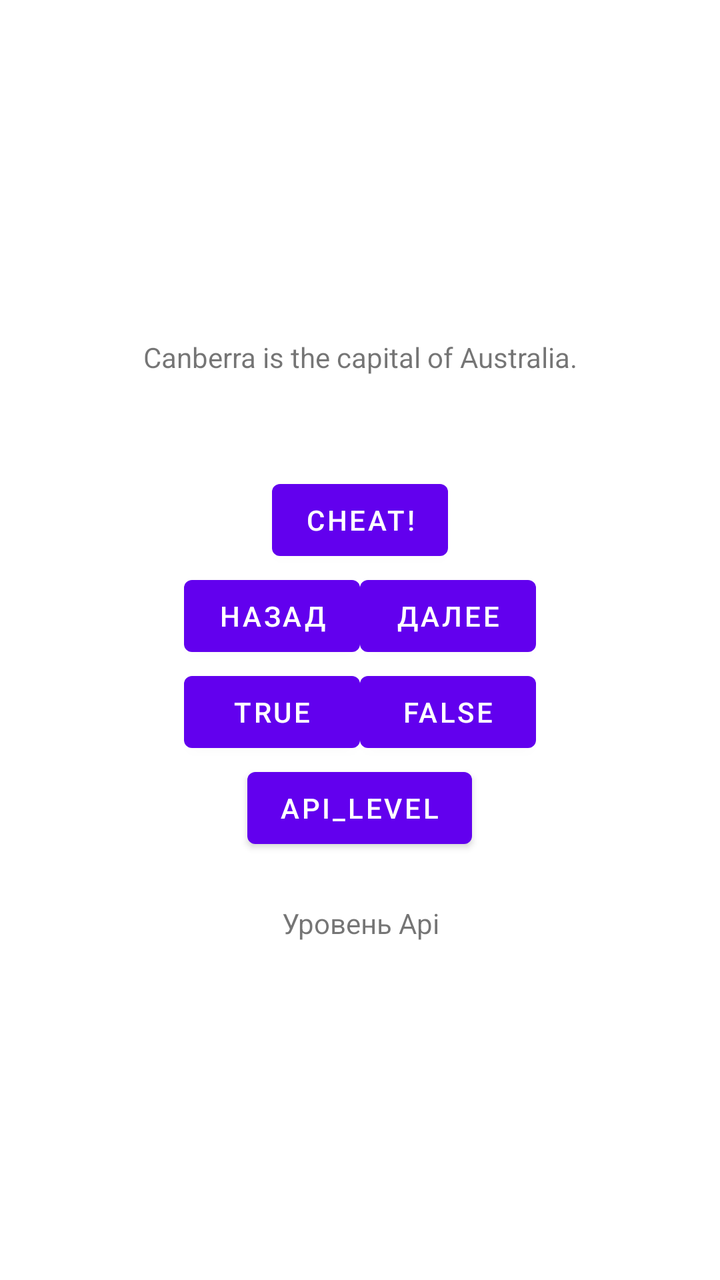
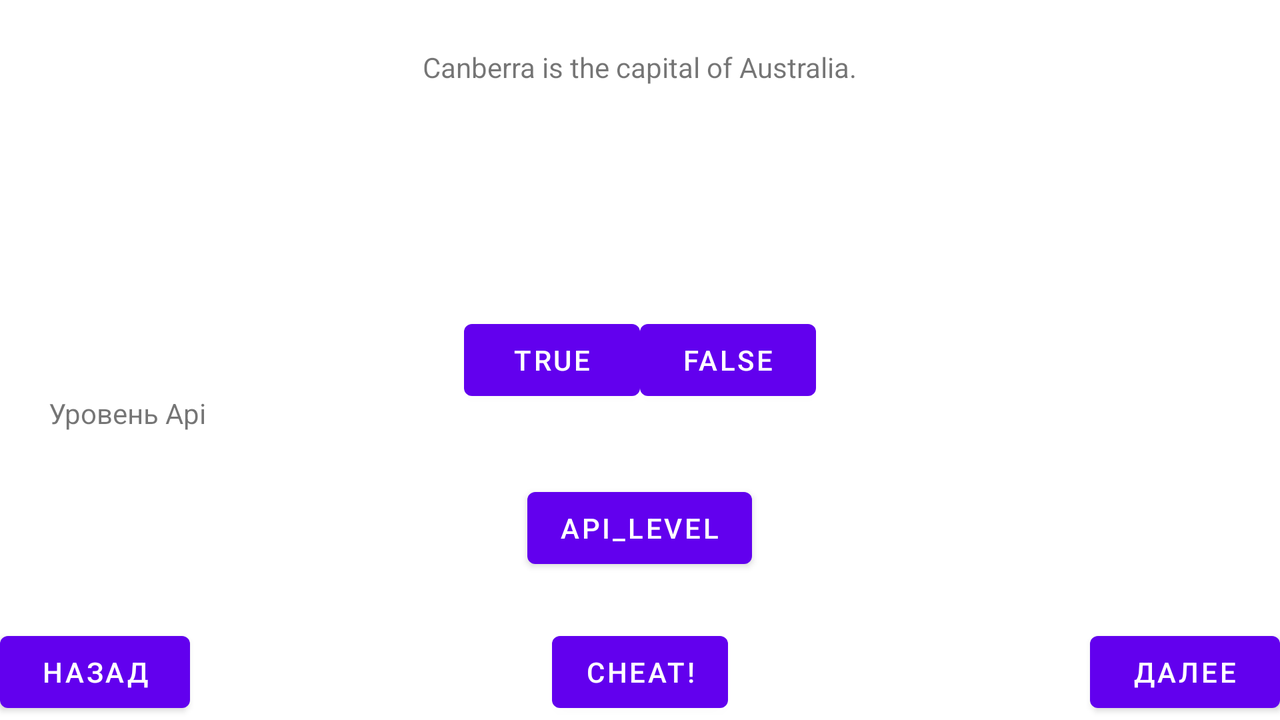

Two renders of one Android screen. The first uses the default layout on a phone; the second uses the alternative layout the repository ships for a different screen configuration, on a matching device. The two XML files are below.
<!-- AndroidManifest.xml: application theme Base.Theme.MyApplication -->
<!-- res/layout/activity_main.xml -->
<?xml version="1.0" encoding="utf-8"?>
<LinearLayout xmlns:android="http://schemas.android.com/apk/res/android"
    xmlns:app="http://schemas.android.com/apk/res-auto"
    xmlns:tools="http://schemas.android.com/tools"
    android:layout_width="match_parent"
    android:layout_height="match_parent"
    android:gravity="center"
    android:orientation="vertical"
    tools:context=".MainActivity">

    <TextView
        android:id="@+id/question_text_view"
        android:layout_width="wrap_content"
        android:layout_height="wrap_content"
        android:gravity="center"
        android:padding="24dp"
        android:text="@string/question_text"
        tools:text="@string/question_text" />

    <Button
        android:id="@+id/cheat_button"
        android:layout_width="wrap_content"
        android:layout_height="wrap_content"
        android:layout_marginTop="24dp"
        android:text="@string/cheat_button" />

    <LinearLayout
        android:layout_width="wrap_content"
        android:layout_height="wrap_content"
        android:gravity="center"
        android:orientation="horizontal">


        <Button
            android:id="@+id/back_button"
            android:layout_width="wrap_content"
            android:layout_height="wrap_content"
            android:text="@string/back_button"
            app:icon="@drawable/arrow_left"
            app:iconGravity = "start"/>
        <Button
            android:id="@+id/next_button"
            android:layout_width="wrap_content"
            android:layout_height="wrap_content"
            android:text="@string/next_button"
            app:icon="@drawable/arrow_right"
            app:iconGravity = "end"/>

    </LinearLayout>



    <LinearLayout
        android:layout_width="wrap_content"
        android:layout_height="wrap_content"
        android:gravity="center"
        android:orientation="horizontal">

        <Button
            android:id="@+id/true_button"
            android:layout_width="wrap_content"
            android:layout_height="wrap_content"
            android:text="@string/true_button" />

        <Button
            android:id="@+id/false_button"
            android:layout_width="wrap_content"
            android:layout_height="wrap_content"
            android:text="@string/false_button" />
    </LinearLayout>

    <Button
        android:id="@+id/button_api_level"
        android:layout_width="wrap_content"
        android:layout_height="wrap_content"
        android:text="@string/api_level" />
    <TextView
        android:id="@+id/level_text_view"
        android:layout_width="wrap_content"
        android:layout_height="wrap_content"
        android:gravity="center"
        android:padding="24dp"
        android:text="@string/api_text"
        tools:text="@string/api_text" />

</LinearLayout>
<!-- resources referenced by this layout -->
<resources>
  <string name="api_level">api_level</string>
  <string name="api_text">Уровень Api</string>
  <string name="back_button">Назад</string>
  <string name="cheat_button">Cheat!</string>
  <string name="false_button">false</string>
  <string name="next_button">Далее</string>
  <string name="question_text">Canberra is the capital of Australia.</string>
  <string name="true_button">true</string>
  <style name="Base.Theme.MyApplication" parent="Theme.MaterialComponents.DayNight.DarkActionBar">
          
          <item name="colorPrimary">@color/purple_500</item>
          <item name="colorPrimaryVariant">@color/purple_700</item>
          <item name="colorOnPrimary">@color/white</item>
          
          <item name="colorSecondary">@color/teal_200</item>
          <item name="colorSecondaryVariant">@color/teal_700</item>
          <item name="colorOnSecondary">@color/black</item>
          
          <item name="android:statusBarColor" tools:targetApi="l">?attr/colorPrimaryVariant</item>
          
      </style>
</resources>
<!-- res/layout-land/activity_main.xml (the repository's variant of the layout above) -->
<!-- drawn on the phone turned sideways -->
<?xml version="1.0" encoding="utf-8"?>
<FrameLayout xmlns:android="http://schemas.android.com/apk/res/android"
    xmlns:app="http://schemas.android.com/apk/res-auto"
    xmlns:tools="http://schemas.android.com/tools"
    android:layout_width="match_parent"
    android:layout_height="match_parent"
    tools:context=".MainActivity">


    <TextView
        android:id="@+id/question_text_view"
        android:layout_width="wrap_content"
        android:layout_height="wrap_content"
        android:layout_gravity="center_horizontal"
        android:padding="24dp"
        android:text="@string/question_text"
        app:layout_constraintBottom_toBottomOf="parent"
        app:layout_constraintEnd_toEndOf="parent"
        app:layout_constraintStart_toStartOf="parent"
        app:layout_constraintTop_toTopOf="parent"
        tools:text="@string/question_text" />


    <LinearLayout
        android:layout_width="wrap_content"
        android:layout_height="wrap_content"
        android:layout_gravity="center_horizontal|center_vertical">

        <Button
            android:id="@+id/true_button"
            android:layout_width="wrap_content"
            android:layout_height="wrap_content"
            android:text="@string/true_button" />

        <Button
            android:id="@+id/false_button"
            android:layout_width="wrap_content"
            android:layout_height="wrap_content"
            android:text="@string/false_button" />
    </LinearLayout>

    <LinearLayout
        android:layout_width="match_parent"
        android:layout_height="wrap_content"
        android:layout_gravity="bottom|center_horizontal"
        android:orientation="horizontal">

        <Button
            android:id="@+id/back_button"
            android:layout_width="0dp"
            android:layout_height="wrap_content"
            android:layout_weight="1"
            android:text="@string/back_button"
            app:icon="@drawable/arrow_left"
            app:iconGravity="start" />

        <Button
            android:id="@+id/next_button"
            android:layout_width="0dp"
            android:layout_height="wrap_content"
            android:layout_weight="1"
            android:text="@string/next_button"
            app:icon="@drawable/arrow_right"
            app:iconGravity="end"
            android:layout_marginStart="450dp"/>

    </LinearLayout>
    <LinearLayout
        android:layout_width="match_parent"
        android:layout_height="wrap_content"
        android:layout_gravity="bottom|center_horizontal"
        android:orientation="vertical">

        <TextView
            android:id="@+id/level_text_view"
            android:layout_width="wrap_content"
            android:layout_height="wrap_content"
            android:gravity="center"
            android:padding="24dp"
            android:text="@string/api_text"
            tools:text="@string/api_text" />

        <Button
            android:id="@+id/button_api_level"
            android:layout_width="wrap_content"
            android:layout_height="wrap_content"
            android:text="@string/api_level"
            android:layout_gravity="center|bottom"/>

        <Button
        android:id="@+id/cheat_button"
        android:layout_width="wrap_content"
        android:layout_height="wrap_content"
        android:layout_gravity="center|bottom"
        android:layout_marginTop="24dp"
        android:text="@string/cheat_button" />

    </LinearLayout>


</FrameLayout>
